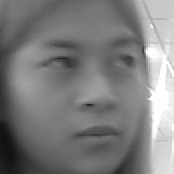
#> input picture dataset/1.1.jpg, 174 x 174 px
$ python -i threshold_camera.py   (imports and definitions only)   (older library calls are emulated)
#> lines starting #> are read from the running program, lines starting #| are printed output that depends on the picture; after the words box and inside, x2 and y2 are one past the last pixel; in counts of white or black regions, pixels touching at a corner belong together
#> further down, picture is the input picture: shape (174, 174, 3); min 17, max 255, mean 125.4
import cv2
import matplotlib.pyplot as plt

# [1 line not run here, left out]

face_cascade = cv2.CascadeClassifier(
    '../Document/Computer-Vision-with-Python/DATA/haarcascades/haarcascade_frontalface_default.xml'
)


def convex_hull(img):
    img_gray = img.copy()
    img_gray = cv2.cvtColor(img, cv2.COLOR_BGR2GRAY)

    ret, thresh = cv2.threshold(img_gray, 127, 255,
                                cv2.THRESH_BINARY + cv2.THRESH_OTSU)
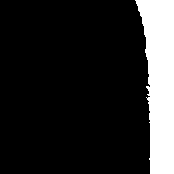
#> thresh: shape (174, 174); 15.5% white; 1 white region
#> ret = 162
    im2, contours, hierachy = cv2.findContours(thresh, cv2.RETR_EXTERNAL,
                                               cv2.CHAIN_APPROX_SIMPLE)
#> contours = 1 contour; box (x1, y1, x2, y2) and area: (135, 0, 174, 174) 4498

    hull = [cv2.convexHull(c) for c in contours]
#> hull = [[[173, 0], [173, 173], [150, 173], [135, 0]]]

    cv2.drawContours(img, hull, -1, 255, 3)
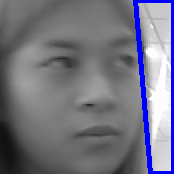
#> img: shape (174, 174, 3); 5.1% of pixels changed, all inside (x1, y1, x2, y2) = (133, 0, 174, 174)
    # [4 lines of commented-out code are left out]


def face_detection(face):
    face_img = face.copy()
    face_rect = face_cascade.detectMultiScale(face_img)
    for x, y, w, h in face_rect:
        cv2.rectangle(face, (x, y), (x + h, y + h), (0, 0, 255), 3)
    return face


def cvt2Threshold(img):
    img_copy = img.copy()
    img_gray = cv2.cvtColor(img_copy, cv2.COLOR_BGR2GRAY)
    ret, thresh = cv2.threshold(img_gray, 127, 255,
                                cv2.THRESH_BINARY + cv2.THRESH_OTSU)
    img2, contours, hierachy = cv2.findContours(thresh, cv2.RETR_TREE,
                                                cv2.CHAIN_APPROX_SIMPLE)

    for i in range(len(contours)):
        if hierachy[0][i][3] == -1:
            cv2.drawContours(img, contours, i, (0, 0, 255), 1)

    return img


# [15 lines not run here, left out]

>>> import cv2
>>> picture = cv2.imread('dataset/1.1.jpg')
>>> result = convex_hull(picture)

$ run again, on dataset/1.10.jpg
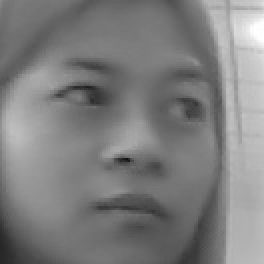
#> input picture dataset/1.10.jpg, 132 x 132 px (shown 2 times larger)
#> picture is the input picture: shape (132, 132, 3); min 16, max 255, mean 126.6
#> in convex_hull, `ret, thresh = cv2.threshold(img_gray, 127, 255, cv2.THRESH_BINARY + cv..`:
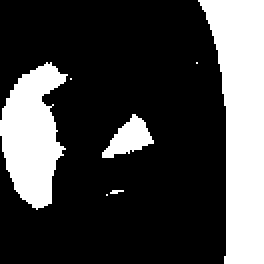
#> thresh: shape (132, 132) (shown 2 times larger); 26.9% white; 7 white regions (4 under 20 px)
#> ret = 141
#> contours = 7 contours, 4 with area under 20; largest, box (x1, y1, x2, y2) and area: (99, 0, 132, 132) 2640, (0, 31, 34, 105) 1486, (51, 57, 77, 79) 256
#> hull = 7 contours, 4 with area under 20; largest, box (x1, y1, x2, y2) and area: (99, 0, 132, 132) 3340, (0, 31, 34, 105) 1831, (51, 57, 77, 79) 294
#> in convex_hull, `cv2.drawContours(img, hull, -1, 255, 3)`:
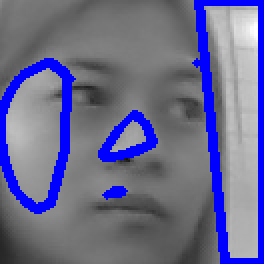
#> img: shape (132, 132, 3) (shown 2 times larger); 13.85% of pixels changed, all inside (x1, y1, x2, y2) = (0, 0, 132, 132)

$ run again, on dataset/1.11.jpg
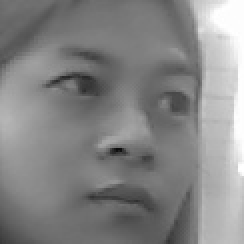
#> input picture dataset/1.11.jpg, 122 x 122 px (shown 2 times larger)
#> picture is the input picture: shape (122, 122, 3); min 11, max 255, mean 133.4
#> in convex_hull, `ret, thresh = cv2.threshold(img_gray, 127, 255, cv2.THRESH_BINARY + cv..`:
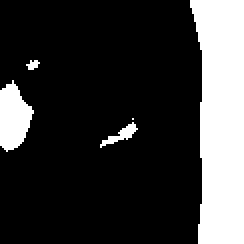
#> thresh: shape (122, 122) (shown 2 times larger); 21.6% white; 5 white regions (1 under 20 px)
#> ret = 156
#> contours = 5 contours, 2 with area under 20; largest, box (x1, y1, x2, y2) and area: (95, 0, 122, 122) 2558, (0, 40, 17, 76) 372, (50, 61, 69, 74) 56
#> hull = 5 contours, 2 with area under 20; largest, box (x1, y1, x2, y2) and area: (95, 0, 122, 122) 2910, (0, 40, 17, 76) 398, (50, 61, 69, 74) 82
#> in convex_hull, `cv2.drawContours(img, hull, -1, 255, 3)`:
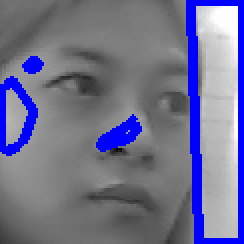
#> img: shape (122, 122, 3) (shown 2 times larger); 11.52% of pixels changed, all inside (x1, y1, x2, y2) = (0, 0, 122, 122)
